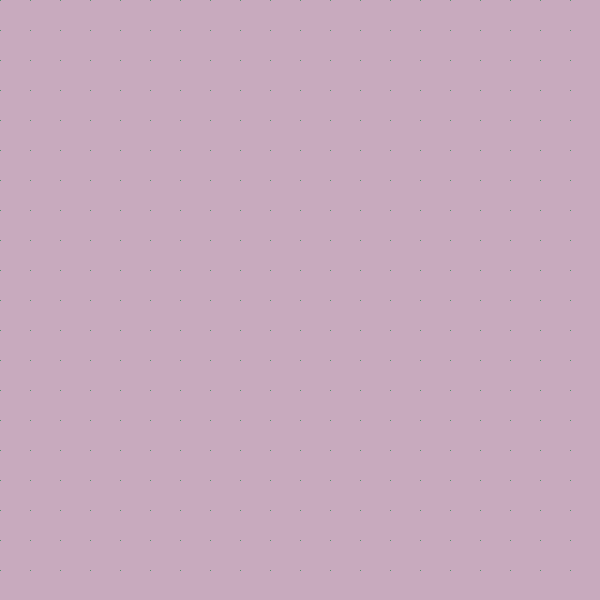
Frame 1 (no input)
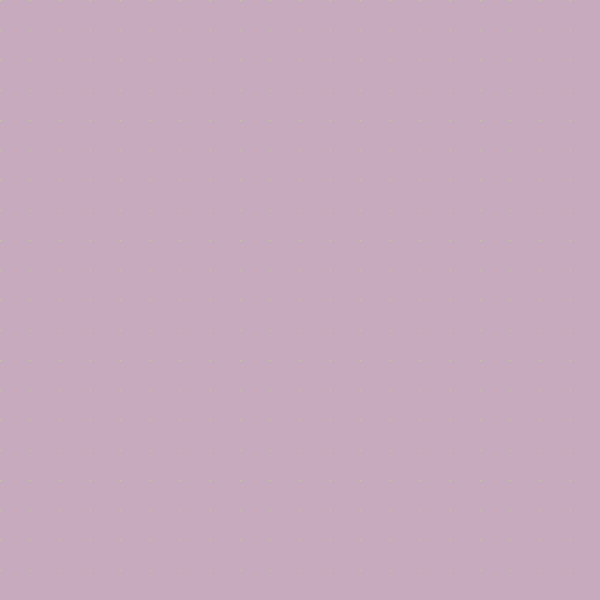
Frame 60 (the mouse pressed at the canvas centre just before this capture)
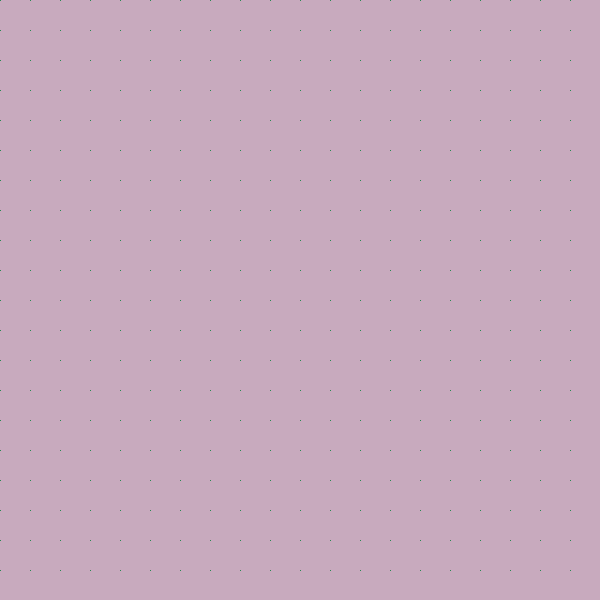
Frame 120 (the mouse held since frame 60 and released just before this capture)

The Processing sketch that drew these frames (run headless with seeded random() and noise(); from frame 60 on, the mouse is pressed at the canvas centre):

// Processing sketch: Davit_Avoyan_Project_1_02
// ── Davit_Avoyan_Project_1_02.pde
void setup(){
  size(600, 600);
  background(200, 170, 190);
  stroke(255);
  noFill();
  smooth();
  instructions();

} //setup()


void draw(){
 

  
 //assign a value to a variable that keeps track of the presses and control with that?
 int cntrl_side = 0;
 int c = 0;
 int b = 0;
 
 color rect3 = color(180, 120, 180);

 if (keyPressed == true){
    if(key == CODED){
      if(keyCode == UP){         
         mov_rect(15, 15, rect3);
       }
    }
 }
 
 //empty_lines();
 
 int wcircles = 100; //stating values for the initial circle
 int hcircles = 100;
 int xcircles = 50;
 int ycircles = 100;
 
 
 noFill(); 
 //circles(xcircles, ycircles, wcircles, hcircles); //calling the initial circle
 
 
 if (keyPressed == true){  //print the waves, with left and right clicks
    if(key == CODED){
      if(keyCode == LEFT){
        waves(-10, 300, 40, 80, 0, 0, PI, PI, 2*PI);
        waves(-10, 300, 40, 160, 0, 0, PI, PI, 2*PI);
        waves(-10, 300, 40, 240, 0, 0, PI, PI, 2*PI);
      if(key == SHIFT){
           pushMatrix(); 
           translate(30, 20);
           ellipse(20, 20, 20, 20);
           popMatrix(); 
          
        }
 
      }
     
    }
  
    if(key == CODED){
      if(keyCode == RIGHT){
        waves(-10, 300, 40, 40, 0, 0, PI, PI, 2*PI);
        waves(-10, 300, 40, 20, 0, 0, PI, PI, 2*PI);
        waves(-10, 300, 40, 10, 0, 0, PI, PI, 2*PI);

        }
        
      }
    if(key == CODED){  //print the circles with down
     
      
      if(keyCode == DOWN){ //the outer circles
        //c++;
        for(int p = 0; p < 550; p+= 100){
          circles(xcircles+p, ycircles, wcircles, hcircles);
          circles(xcircles+p, ycircles, wcircles-10, hcircles-10);
          circles(xcircles+p, ycircles, wcircles-20, hcircles-20);
          circles(xcircles+p, ycircles, wcircles-30, hcircles-30);
          circles(xcircles+p, ycircles, wcircles-40, hcircles-40);
          circles(xcircles+p, ycircles, wcircles-50, hcircles-50);
          circles(xcircles+p, ycircles, wcircles-60, hcircles-60);
          
        }

      }
      
      }
    
 }
    
      bg_texture();  //running the function with the dots changing color in background
  
 if(keyPressed == true){  //if 'n' is pressed, the program will start over
   if (key == 'n' || key == 'N'){
     over();
     }
  }
  
}//draw()

void bg_texture(){  //the function with the dots changing color in background

  int columns = width;
  int rows = height;
  
  color a = color(100, 80, 60);
  color s = color(0, 150, 200);
  color d = color(40, 200, 80);
  color f = color(30, 50, 220);

  int[][] myArray = new int[columns][rows];
  
  color[] colors = new color[4];
  colors[0] = color(70, 30, 60);
  colors[1] = color(0, 200, 220);
  colors[2] = color(40, 140, 80);
  colors[3] = color(230, 240, 100);
  
  
  color col = colors[(int)random(0,4)];
  stroke(col);  //generating the colors of dots randomly 
  
  
  //Assigning values
  for (int i = 0; i < columns; i++) {
    for (int k = 0; k < rows; k++) {
      myArray[i][k] = int(random(255));
    }
  }
  
  // Draw the points
  for (int i = 0; i < columns; i+=30) {
    for (int k = 0; k < rows; k+=30) {
      point(i, k);
    }
  }
} //bg_texture

void circles(int xCircles, int yCircles, int wCircles, int hCircles){ //custom function for circles
  ellipse(xCircles, yCircles, wCircles, hCircles); 
}


void mov_rect(int w, int h, color rectColor){ //function for the moving rectangles 
                                              //with the mouse
 
  
  fill(rectColor);  
  pushMatrix();
  rotate(atan2((mouseY/3), mouseX/2)); //make an arc with rects
                                        //and mouse movement
  rect(500, 50, w, h);
  
  popMatrix();
 
}
 
void over(){  //function for starting over
  stroke(255);
  fill(255);
  background(200, 170, 190);
}



void waves(int x, int y, int w, int h, int e, float a, float b, float c, float d){
             //the function of arcs which loops until a line of wavy arcs is created
  int ornt = 0; //the variable that changes up the angles of the arches

  while (x < (width - e)){
    if(ornt==0){  //first type of arch
      arc(x, y, w, h, a, b);
      x=x+w;  //makes sure the next arc starts where the previous one ended
              //basically keeps track of the total width
      ornt++; //inverts the arch
    }//if
      
    else{  //second type of arch
      arc(x, y, w, h, c, d);
      x=x+w;  //makes sure the next arc starts where the previous one ended
              //basically keeps track of the total width
      ornt = 0; //straightens the arch back up
    }//else
  }//while

   
}//waves()



void instructions(){
  
  println("Please read the instructions below!");
  println("If you want to see your shapes changing color, keep the following buttons PRESSED.");
  println("Press the left key to draw larger waves.");
  println("Press the right key to draw smaller waves.");
  println("Press the down key to add circles.");
  println("Press the up key and move your mouse, to draw rectangles.");
  println("If you want to start over, press n.");
  println("Please scroll up for more instructions!");
  
  
}//instructions()
